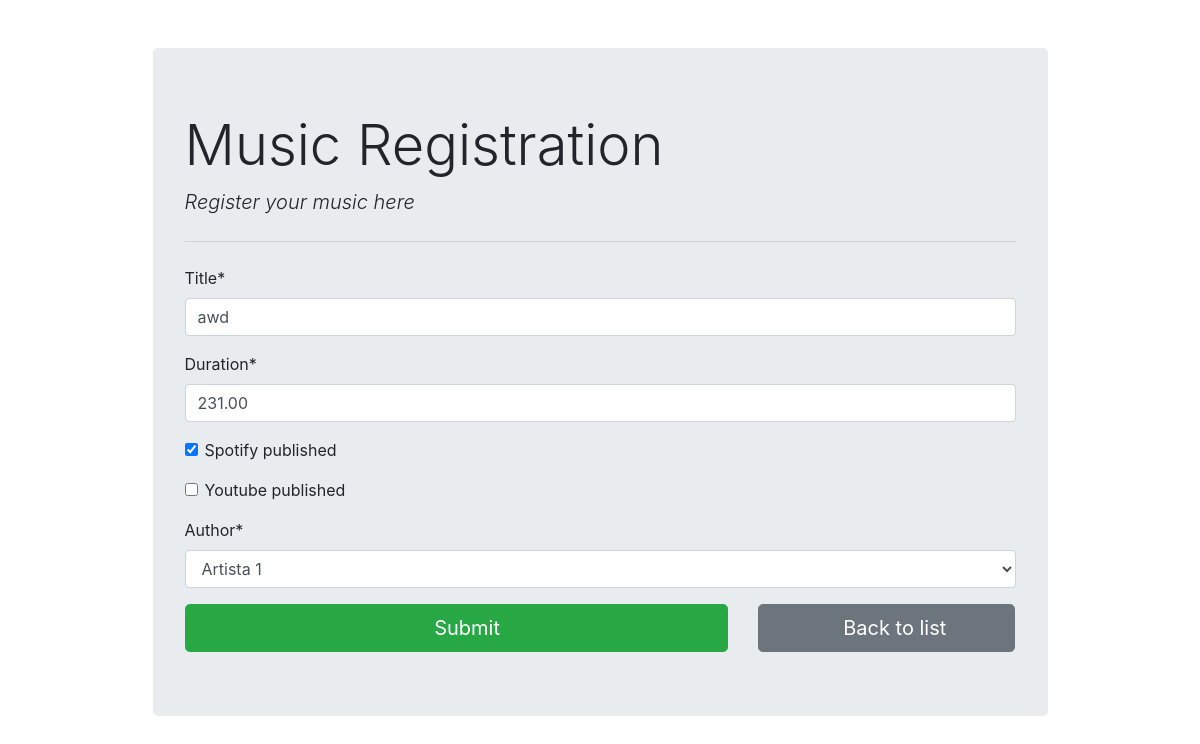
The app's page /8/ with its own data.
### artists/models.py (models this page shows, shortened)
class Music(models.Model):
    title = models.CharField(max_length=50, null=False)
    duration = models.DecimalField(decimal_places=2, max_digits= 100000)
    spotify_published = models.BooleanField(null=False)
    youtube_published = models.BooleanField(null=False)
    foreign_key = models.ForeignKey(Artist, null=False, on_delete=models.CASCADE, default=None)

### artists/views.py (the view, shortened to what this page needs)
# urls.py: path('', views.music_form,name='music_insert'), # get and post req. for insert operation
def music_form(request, id=0):
    if request.method == "GET":
        if id == 0:
            form = MusicForm()
        else:
            music = Music.objects.get(pk=id)
            form = MusicForm(instance=music)
        return render(request, "music_register/music_form.html", {'form': form})

### artists/forms.py
class MusicForm(forms.ModelForm):
    class Meta:
        model = Music
        fields = '__all__'
        labels = {
            'foreign_key':'Author'
        }
    def __init__(self, *args, **kwargs):
        super(MusicForm,self).__init__(*args, **kwargs)
        self.fields['foreign_key'].empty_label = "Select"

### artists/models.py (called while the page is built)
    def __str__(self):
        return self.name

### artists/templates/music_register/music_form.html (shortened to what this page needs)
{% extends "music_register/base.html" %}
{% load crispy_forms_tags %}
{% block content %}
<form action="" method="post" autocomplete="off">
    {{form|crispy}}
<div class="row">
    <div class="col-md-8">
        <button type="submit" class="btn btn-success btn-block btn-lg"><i class="fas fa-music"></i> Submit </button>
    </div>
    <div class="col-md-4">
        <a href="{%url 'music_list' %}" class="btn btn-secondary btn-block btn-lg">
            <i class="fas fa-undo-alt"></i>Back to list
        </a>
    </div>
</div>
</form>
{% endblock content %}

### records on screen
Music: title "awd", duration "231.00", spotify_published "☑", foreign_key "Artista 1"
